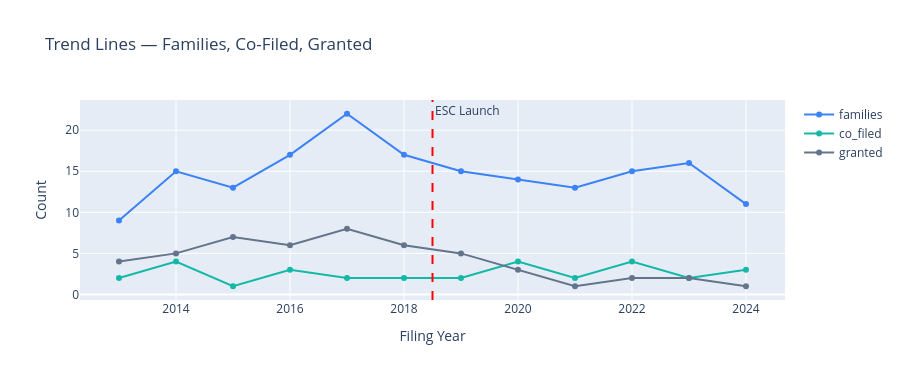

The notebook cell saved with this chart:
### Code cell
fig3b = px.line(df3, x='year', y=['families', 'co_filed', 'granted'],
    title='Trend Lines — Families, Co-Filed, Granted',
    labels={'year': 'Filing Year', 'value': 'Count', 'variable': ''},
    markers=True, height=380,
    color_discrete_sequence=[C['p1'], C['p2'], C['gray']])
fig3b.add_vline(x=2018.5, line_dash='dash', line_color='red',
    annotation_text='ESC Launch')
fig3b.show()

### Figure 1 — Plotly figure (JSON) as saved in the notebook; plotly's stock layout.template omitted (floating-point values rounded to 4 significant figures)
{"data": [{"hovertemplate": "=families<br>Filing Year=%{x}<br>Count=%{y}<extra></extra>", "legendgroup": "families", "line": {"color": "#3b82f6", "dash": "solid"}, "marker": {"symbol": "circle"}, "mode": "lines+markers", "name": "families", "orientation": "v", "showlegend": true, "type": "scatter", "x": [2013, 2014, 2015, 2016, 2017, 2018, 2019, 2020, 2021, 2022, 2023, 2024], "xaxis": "x", "y": [9, 15, 13, 17, 22, 17, 15, 14, 13, 15, 16, 11], "yaxis": "y"}, {"hovertemplate": "=co_filed<br>Filing Year=%{x}<br>Count=%{y}<extra></extra>", "legendgroup": "co_filed", "line": {"color": "#14b8a6", "dash": "solid"}, "marker": {"symbol": "circle"}, "mode": "lines+markers", "name": "co_filed", "orientation": "v", "showlegend": true, "type": "scatter", "x": [2013, 2014, 2015, 2016, 2017, 2018, 2019, 2020, 2021, 2022, 2023, 2024], "xaxis": "x", "y": [2, 4, 1, 3, 2, 2, 2, 4, 2, 4, 2, 3], "yaxis": "y"}, {"hovertemplate": "=granted<br>Filing Year=%{x}<br>Count=%{y}<extra></extra>", "legendgroup": "granted", "line": {"color": "#64748b", "dash": "solid"}, "marker": {"symbol": "circle"}, "mode": "lines+markers", "name": "granted", "orientation": "v", "showlegend": true, "type": "scatter", "x": [2013, 2014, 2015, 2016, 2017, 2018, 2019, 2020, 2021, 2022, 2023, 2024], "xaxis": "x", "y": [4, 5, 7, 6, 8, 6, 5, 3, 1, 2, 2, 1], "yaxis": "y"}], "layout": {"annotations": [{"showarrow": false, "text": "ESC Launch", "x": 2018.0, "xanchor": "left", "xref": "x", "y": 1, "yanchor": "top", "yref": "y domain"}], "height": 380, "legend": {"title": {"text": ""}, "tracegroupgap": 0}, "shapes": [{"line": {"color": "red", "dash": "dash"}, "type": "line", "x0": 2018.0, "x1": 2018.0, "xref": "x", "y0": 0, "y1": 1, "yref": "y domain"}], "title": {"text": "Trend Lines — Families, Co-Filed, Granted"}, "xaxis": {"anchor": "y", "domain": [0, 1], "title": {"text": "Filing Year"}}, "yaxis": {"anchor": "x", "domain": [0, 1], "title": {"text": "Count"}}}}
